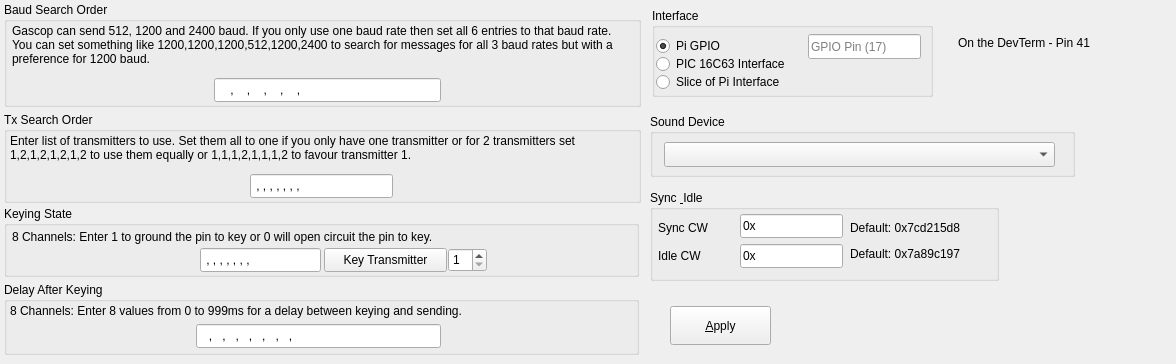
      <widget class="QWidget" name="tabSetup">
       <attribute name="title">
        <string>Setup</string>
       </attribute>
       <widget class="QPushButton" name="pbApply">
        <property name="geometry">
         <rect>
          <x>670</x>
          <y>306</y>
          <width>101</width>
          <height>39</height>
         </rect>
        </property>
        <property name="text">
         <string>&amp;Apply</string>
        </property>
       </widget>
       <widget class="QGroupBox" name="groupBox_6">
        <property name="geometry">
         <rect>
          <x>4</x>
          <y>2</y>
          <width>637</width>
          <height>105</height>
         </rect>
        </property>
        <property name="title">
         <string>Baud Search Order</string>
        </property>
        <widget class="QLabel" name="label_22">
         <property name="geometry">
          <rect>
           <x>8</x>
           <y>22</y>
           <width>617</width>
           <height>59</height>
          </rect>
         </property>
         <property name="text">
          <string>Gascop can send 512, 1200 and 2400 baud. If you only use one baud rate then set all 6 entries to that baud rate. You can set something like 1200,1200,1200,512,1200,2400 to search for messages for all 3 baud rates but with a preference for 1200 baud.</string>
         </property>
         <property name="alignment">
          <set>Qt::AlignLeading|Qt::AlignLeft|Qt::AlignTop</set>
         </property>
         <property name="wordWrap">
          <bool>true</bool>
         </property>
        </widget>
        <widget class="QLineEdit" name="leBaudOrder">
         <property name="geometry">
          <rect>
           <x>210</x>
           <y>76</y>
           <width>227</width>
           <height>24</height>
          </rect>
         </property>
         <property name="inputMask">
          <string>9999,9999,9999,9999,9999,9999</string>
         </property>
         <property name="text">
          <string>,,,,,</string>
         </property>
         <property name="maxLength">
          <number>29</number>
         </property>
        </widget>
       </widget>
       <widget class="QGroupBox" name="groupBox_7">
        <property name="geometry">
         <rect>
          <x>4</x>
          <y>112</y>
          <width>637</width>
          <height>91</height>
         </rect>
        </property>
        <property name="title">
         <string>Tx Search Order</string>
        </property>
        <widget class="QLineEdit" name="leTxOrder">
         <property name="geometry">
          <rect>
           <x>246</x>
           <y>62</y>
           <width>143</width>
           <height>24</height>
          </rect>
         </property>
         <property name="inputMask">
          <string>9,9,9,9,9,9,9,9</string>
         </property>
         <property name="text">
          <string>,,,,,,,</string>
         </property>
        </widget>
        <widget class="QLabel" name="label_21">
         <property name="geometry">
          <rect>
           <x>6</x>
           <y>22</y>
           <width>629</width>
           <height>39</height>
          </rect>
         </property>
         <property name="text">
          <string>Enter list of transmitters to use. Set them all to one if you only have one transmitter or for 2 transmitters set 1,2,1,2,1,2,1,2 to use them equally or 1,1,1,2,1,1,1,2 to favour transmitter 1.</string>
         </property>
         <property name="alignment">
          <set>Qt::AlignLeading|Qt::AlignLeft|Qt::AlignTop</set>
         </property>
         <property name="wordWrap">
          <bool>true</bool>
         </property>
        </widget>
       </widget>
       <widget class="QGroupBox" name="groupBox_12">
        <property name="geometry">
         <rect>
          <x>4</x>
          <y>206</y>
          <width>635</width>
          <height>71</height>
         </rect>
        </property>
        <property name="title">
         <string>Keying State</string>
        </property>
        <widget class="QLineEdit" name="leNormInv">
         <property name="geometry">
          <rect>
           <x>196</x>
           <y>42</y>
           <width>121</width>
           <height>24</height>
          </rect>
         </property>
         <property name="inputMask">
          <string>9,9,9,9,9,9,9,9</string>
         </property>
         <property name="text">
          <string>,,,,,,,</string>
         </property>
         <property name="maxLength">
          <number>15</number>
         </property>
        </widget>
        <widget class="QLabel" name="label_14">
         <property name="geometry">
          <rect>
           <x>8</x>
           <y>24</y>
           <width>623</width>
           <height>16</height>
          </rect>
         </property>
         <property name="text">
          <string>8 Channels: Enter 1 to ground the pin to key or 0 will open circuit the pin to key.</string>
         </property>
         <property name="alignment">
          <set>Qt::AlignLeading|Qt::AlignLeft|Qt::AlignTop</set>
         </property>
         <property name="wordWrap">
          <bool>true</bool>
         </property>
        </widget>
        <widget class="QPushButton" name="pbKeyTx">
         <property name="geometry">
          <rect>
           <x>320</x>
           <y>42</y>
           <width>123</width>
           <height>24</height>
          </rect>
         </property>
         <property name="text">
          <string>Key Transmitter</string>
         </property>
         <property name="checkable">
          <bool>true</bool>
         </property>
        </widget>
        <widget class="QSpinBox" name="sbTxTest">
         <property name="geometry">
          <rect>
           <x>444</x>
           <y>42</y>
           <width>39</width>
           <height>24</height>
          </rect>
         </property>
         <property name="minimum">
          <number>1</number>
         </property>
         <property name="maximum">
          <number>8</number>
         </property>
        </widget>
       </widget>
       <widget class="QGroupBox" name="groupBox_13">
        <property name="geometry">
         <rect>
          <x>4</x>
          <y>282</y>
          <width>635</width>
          <height>73</height>
         </rect>
        </property>
        <property name="title">
         <string>Delay After Keying</string>
        </property>
        <widget class="QLineEdit" name="leKeyDelay">
         <property name="geometry">
          <rect>
           <x>192</x>
           <y>42</y>
           <width>245</width>
           <height>24</height>
          </rect>
         </property>
         <property name="inputMask">
          <string>999,999,999,999,999,999,999,999</string>
         </property>
         <property name="text">
          <string>,,,,,,,</string>
         </property>
        </widget>
        <widget class="QLabel" name="label_17">
         <property name="geometry">
          <rect>
           <x>6</x>
           <y>22</y>
           <width>625</width>
           <height>16</height>
          </rect>
         </property>
         <property name="text">
          <string>8 Channels: Enter 8 values from 0 to 999ms for a delay between keying and sending.</string>
         </property>
         <property name="alignment">
          <set>Qt::AlignLeading|Qt::AlignLeft|Qt::AlignTop</set>
         </property>
         <property name="wordWrap">
          <bool>true</bool>
         </property>
        </widget>
       </widget>
       <widget class="QGroupBox" name="groupBox_14">
        <property name="geometry">
         <rect>
          <x>650</x>
          <y>190</y>
          <width>349</width>
          <height>91</height>
         </rect>
        </property>
        <property name="title">
         <string>Sync &amp; Idle</string>
        </property>
        <widget class="QLineEdit" name="leSyncCW">
         <property name="geometry">
          <rect>
           <x>90</x>
           <y>24</y>
           <width>103</width>
           <height>24</height>
          </rect>
         </property>
         <property name="inputMask">
          <string>\0\xHHHHHHHH</string>
         </property>
         <property name="text">
          <string>0x</string>
         </property>
         <property name="maxLength">
          <number>10</number>
         </property>
        </widget>
        <widget class="QLineEdit" name="leIdleCW">
         <property name="geometry">
          <rect>
           <x>90</x>
           <y>54</y>
           <width>103</width>
           <height>24</height>
          </rect>
         </property>
         <property name="inputMask">
          <string>\0\xHHHHHHHH</string>
         </property>
         <property name="text">
          <string>0x</string>
         </property>
         <property name="maxLength">
          <number>10</number>
         </property>
        </widget>
        <widget class="QLabel" name="label_2">
         <property name="geometry">
          <rect>
           <x>8</x>
           <y>30</y>
           <width>73</width>
           <height>16</height>
          </rect>
         </property>
         <property name="text">
          <string>Sync CW</string>
         </property>
        </widget>
        <widget class="QLabel" name="label_5">
         <property name="geometry">
          <rect>
           <x>8</x>
           <y>58</y>
           <width>63</width>
           <height>16</height>
          </rect>
         </property>
         <property name="text">
          <string>Idle CW</string>
         </property>
        </widget>
        <widget class="QLabel" name="label_6">
         <property name="geometry">
          <rect>
           <x>200</x>
           <y>30</y>
           <width>133</width>
           <height>16</height>
          </rect>
         </property>
         <property name="text">
          <string>Default: 0x7cd215d8</string>
         </property>
        </widget>
        <widget class="QLabel" name="label_7">
         <property name="geometry">
          <rect>
           <x>200</x>
           <y>56</y>
           <width>137</width>
           <height>16</height>
          </rect>
         </property>
         <property name="text">
          <string>Default: 0x7a89c197</string>
         </property>
        </widget>
       </widget>
       <widget class="QGroupBox" name="groupBox_15">
        <property name="geometry">
         <rect>
          <x>652</x>
          <y>8</y>
          <width>281</width>
          <height>89</height>
         </rect>
        </property>
        <property name="title">
         <string>Interface</string>
        </property>
        <widget class="QRadioButton" name="rbPic">
         <property name="geometry">
          <rect>
           <x>4</x>
           <y>46</y>
           <width>245</width>
           <height>20</height>
          </rect>
         </property>
         <property name="text">
          <string>PIC 16C63 Interface</string>
         </property>
         <property name="checked">
          <bool>false</bool>
         </property>
        </widget>
        <widget class="QRadioButton" name="rbSop">
         <property name="geometry">
          <rect>
           <x>4</x>
           <y>64</y>
           <width>261</width>
           <height>20</height>
          </rect>
         </property>
         <property name="text">
          <string>Slice of Pi Interface</string>
         </property>
        </widget>
        <widget class="QRadioButton" name="rbGpio">
         <property name="geometry">
          <rect>
           <x>4</x>
           <y>28</y>
           <width>107</width>
           <height>20</height>
          </rect>
         </property>
         <property name="text">
          <string>Pi GPIO</string>
         </property>
         <property name="checked">
          <bool>true</bool>
         </property>
        </widget>
        <widget class="QLineEdit" name="piGpio">
         <property name="geometry">
          <rect>
           <x>156</x>
           <y>26</y>
           <width>113</width>
           <height>25</height>
          </rect>
         </property>
         <property name="placeholderText">
          <string>GPIO Pin (17)</string>
         </property>
        </widget>
       </widget>
       <widget class="QGroupBox" name="groupBox_16">
        <property name="geometry">
         <rect>
          <x>650</x>
          <y>114</y>
          <width>425</width>
          <height>63</height>
         </rect>
        </property>
        <property name="title">
         <string>Sound Device</string>
        </property>
        <widget class="QComboBox" name="mixer_device">
         <property name="geometry">
          <rect>
           <x>14</x>
           <y>28</y>
           <width>391</width>
           <height>25</height>
          </rect>
         </property>
        </widget>
       </widget>
       <widget class="QLabel" name="label_8">
        <property name="geometry">
         <rect>
          <x>958</x>
          <y>28</y>
          <width>209</width>
          <height>29</height>
         </rect>
        </property>
        <property name="text">
         <string>On the DevTerm - Pin 41</string>
        </property>
       </widget>
      </widget>
